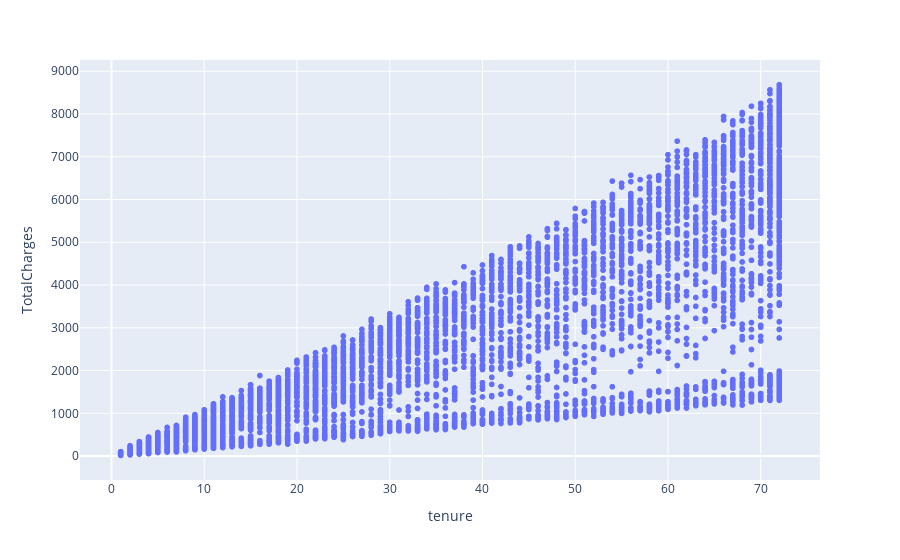

Write notebook code for a chart like this one.
### Code cell
# relationship btw tenure & total charges
px.scatter(df, y="TotalCharges", x="tenure")#data_frame=df,x=numerical,y=numerical,color=categorical

### Figure 1 — Plotly figure (JSON) as saved in the notebook; plotly's stock layout.template omitted (floating-point values rounded to 4 significant figures; data arrays with more than 128 entries replaced by an {"elided": "..."} marker saying what was removed)
{"data": [{"hovertemplate": "tenure=%{x}<br>TotalCharges=%{y}<extra></extra>", "legendgroup": "", "marker": {"color": "#636efa", "symbol": "circle"}, "mode": "markers", "name": "", "showlegend": false, "type": "scattergl", "x": {"elided": "7032 int values"}, "xaxis": "x", "y": {"elided": "7032 float values"}, "yaxis": "y"}], "layout": {"legend": {"tracegroupgap": 0}, "margin": {"t": 60}, "xaxis": {"anchor": "y", "domain": [0, 1], "title": {"text": "tenure"}}, "yaxis": {"anchor": "x", "domain": [0, 1], "title": {"text": "TotalCharges"}}}}
